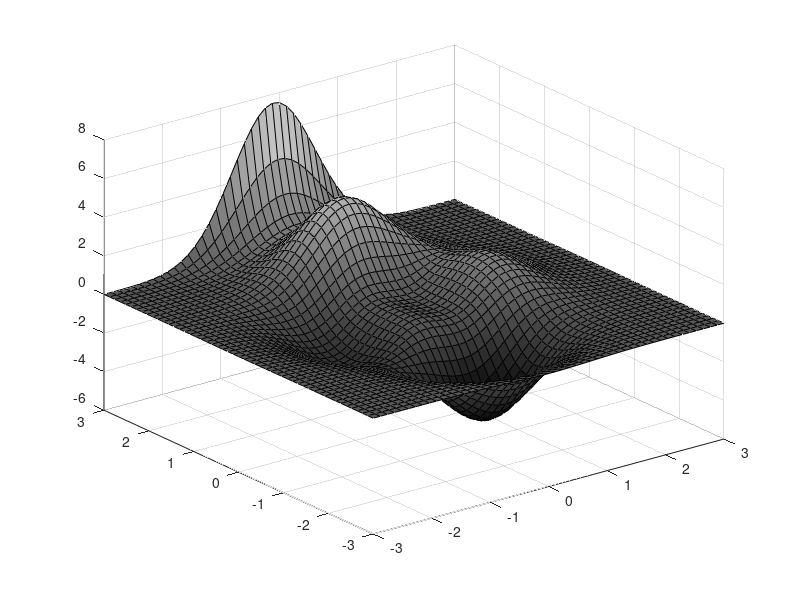

Write MATLAB code to recreate this figure. (Note: this script raises an error after producing the figure.)
clear all;
close all;

n = 51;
taille_im = 9;

x = linspace(-3,3,n);
y = x;
[X,Y] = meshgrid(x,y);
%Z = 3*(1-X).^2.*exp(-(X.^2) - (Y+1).^2) - 10*(X/5 - X.^3 - Y.^5).*exp(-X.^2-Y.^2) - 1/3*exp(-(X+1).^2 - Y.^2);
Z = 4*(10-X).^2.*exp(-(X.^2) - (Y-5).^2) - 5*(X./7 - X.^3 - Y.^5).*exp(-X.^2-Y.^2) - 1/4*exp(-(X-7).^2 - Y.^2);

for k=1:1
    figure;
    %[X,Y,Z] = peaks(n);
    A = surf(X,Y,Z);
    colormap('gray');
%     c = colorbar;
%     l = c.Limits;
%     Z = Z + abs(l(1));
%     l = l + abs(l(1));
%     Z = flipud(Z/l(2));
%     Im = uint8(Z*255);
%     figure;
%     imshow(Im);
    
    % Récupération des normales
    normals = A.FaceNormals;
    normals = normals./sqrt(sum(normals.^2,3));
    % Image en fonction des normales
    Im = uint8(normals(:,:,3)*255);
    figure;
    imshow(Im);
    
    % Récuperation des imagettes
    m = int2str(taille_im);
    for j=1:n-taille_im
        for i=1:n-taille_im
            imagette = Im(i:i+taille_im-1,j:j+taille_im-1);
            imwrite(imagette,strcat('Data/val_data/imagettes_',m,'x',m,'/im',int2str(sub2ind([n-taille_im,n-taille_im],i,j)),'.png'),'png');
        end
    end

    % Supression des normales inutiles
    ind = [1:(taille_im-1)/2 n-(taille_im-1)/2:n-1];
    normals(ind,:,:) = [];
    normals(:,ind,:) = [];
    normals = reshape(normals,[(n-taille_im)*(n-taille_im) 3]);
end

save('Data/val_data/imagettes_',m,'x',m,'/normals.mat','normals');